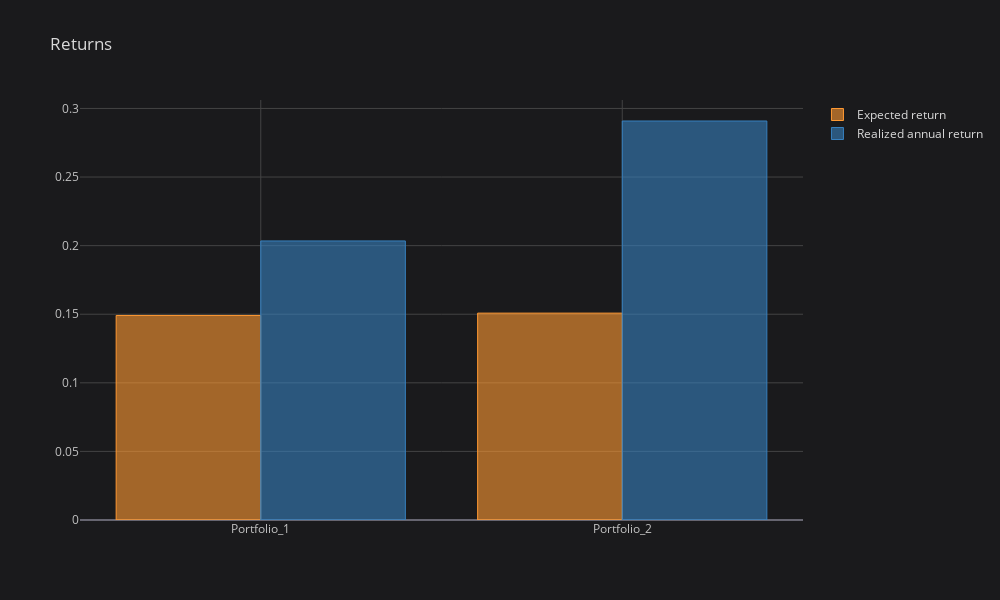

Write notebook code for a chart like this one.
### Code cell
column_dict = {'port_rets':'Expected return','port_vols':'Expected volatility'}
index_dict = {index: new for index, new in zip(selectedPortfolios.index,portfolio_stats.index)}

comparison_table = portfolio_stats.join(selectedPortfolios.rename(columns=column_dict,index=index_dict))
comparison_table[['Expected return', 'Realized annual return']].iplot(kind='bar',title='Returns')
comparison_table[['Expected volatility', 'Realized annual volatility']].iplot(kind='bar',title='Volatility')

### Figure 1 — Plotly figure (JSON) as saved in the notebook; plotly's stock layout.template omitted (floating-point values rounded to 4 significant figures)
{"data": [{"marker": {"color": "rgba(255, 153, 51, 0.6)", "line": {"color": "rgba(255, 153, 51, 1.0)", "width": 1}}, "name": "Expected return", "orientation": "v", "text": "", "type": "bar", "x": ["Portfolio_1", "Portfolio_2"], "y": [0.1491, 0.1508]}, {"marker": {"color": "rgba(55, 128, 191, 0.6)", "line": {"color": "rgba(55, 128, 191, 1.0)", "width": 1}}, "name": "Realized annual return", "orientation": "v", "text": "", "type": "bar", "x": ["Portfolio_1", "Portfolio_2"], "y": [0.2034, 0.2909]}], "layout": {"height": 600, "legend": {"bgcolor": "#1A1A1C", "font": {"color": "#D9D9D9"}}, "paper_bgcolor": "#1A1A1C", "plot_bgcolor": "#1A1A1C", "title": {"font": {"color": "#D9D9D9"}, "text": "Returns"}, "width": 1000, "xaxis": {"gridcolor": "#434343", "showgrid": true, "tickfont": {"color": "#C2C2C2"}, "title": {"font": {"color": "#D9D9D9"}, "text": ""}, "zerolinecolor": "#666570"}, "yaxis": {"gridcolor": "#434343", "showgrid": true, "tickfont": {"color": "#C2C2C2"}, "title": {"font": {"color": "#D9D9D9"}, "text": ""}, "zerolinecolor": "#666570"}}}
